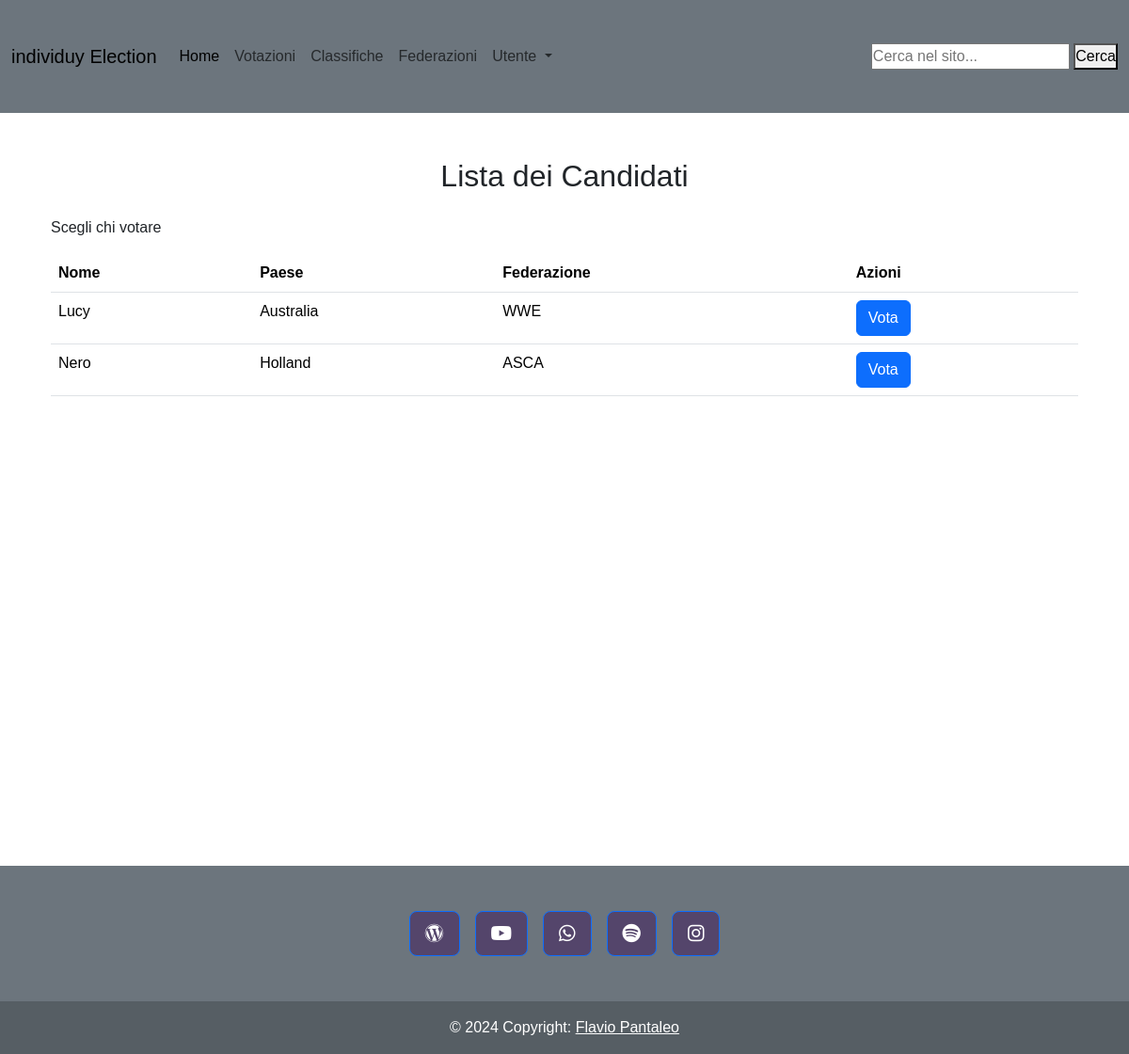
The page /index.php?page=lista_candidati&id_ranking=16&id_cat=6 on the database its author committed.
### tables this page shows
CREATE TABLE `wrestlers` (
  `id_wrestler` int(11) NOT NULL,
  `name` varchar(200) DEFAULT NULL,
  `country` varchar(200) DEFAULT NULL,
  `category_id` int(11) DEFAULT NULL,
  `federation_id` int(11) DEFAULT NULL,
  `is_active` tinyint(1) DEFAULT 1
);

CREATE TABLE `federations` (
  `id_federation` int(11) NOT NULL,
  `name` varchar(200) DEFAULT NULL,
  `description` text DEFAULT NULL
);

### app/Controllers/WrestlerController.php (called while the page is built, shortened)
<?php
class WrestlerController {
    private $wrestlerDAO;
    public function __construct() {
        $this->wrestlerDAO = new WrestlerDAO();
    }
    public function getAllWrestlersPerCategory($categoryId, $order = 'name') {
        return $this->wrestlerDAO->getAllWrestlersPerCategory($categoryId, $order);
    }
}

### app/Core/DB.php (called while the page is built, shortened)
<?php
class DB {
    protected function connect (){
        try {
            $localHost = $_ENV['DB_HOST'];
            $dbname = $_ENV['DB_NAME'];
            $user = $_ENV['DB_USER'];
            $pass = $_ENV['DB_PASS'];
            $conn = new PDO("mysql:host=".$localHost.";dbname=".$dbname.";",$user, $pass);
            return $conn;
        } catch (PDOException $e) {
            echo $e->getMessage() . "<br> Database Connection Error";
            die();
        }
    }
}
?>

### app/DAO/WrestlerDAO.php (called while the page is built, shortened)
<?php
class WrestlerDAO extends DB {
    public function getAllWrestlersPerCategory($categoryId) {
        $sql = "SELECT w.id_wrestler, w.name, w.country, w.federation_id, f.name AS federation
                FROM wrestlers w
                LEFT JOIN federations f ON w.federation_id = f.id_federation
                WHERE w.category_id = ?";
        $stmt = $this->connect()->prepare($sql);
        $stmt->execute([$categoryId]);
        return $stmt->fetchAll(PDO::FETCH_ASSOC);
    }
}

### app/Controllers/FederationController.php (called while the page is built, shortened)
<?php
class FederationController {
    private $federationDAO;
    public function __construct() {
        $this->federationDAO = new FederationDAO();
    }
    public function getFederationPerId($id) {
        return $this->federationDAO->getFederationPerId($id);
    }
}

### app/DAO/FederationDAO.php (called while the page is built, shortened)
<?php
class FederationDAO extends DB {
    public function getFederationPerId($id) {
        try {
            $stmt = $this->connect()->prepare("SELECT * FROM federations WHERE id_federation = ?");
            $stmt->execute([$id]);
            $federationDB = $stmt->fetch(PDO::FETCH_ASSOC);
            if ($federationDB) {
                return new Federation(
                    $federationDB['id_federation'],
                    $federationDB['name'],
                    $federationDB['description']
                );
            }
            return null;
        } catch (PDOException $e) {
            error_log("PDOException in getFederationPerId: " . $e->getMessage());
            return null;
        }
    }
}

### app/Models/Federation.php (called while the page is built, shortened)
<?php
class Federation {
    public function __construct($id, $name, $description) {
        $this->name = $name;
    }
}
?>

### resources/Views/votazioni/single_wrestler/lista_candidati.php (the view, shortened to what this page needs)
<?php
    $id_cat = isset($_GET['id_cat']) ? $_GET['id_cat'] : null;
    if (isset($_GET['id_ranking'])) {
        $rankingDetails = $rankingController->getRankingPerId($_GET['id_ranking']);
        $includeInactive = $rankingDetails ? $rankingDetails->includeInactive : false;
    }
    if ($id_cat == '') {
        if (isset($_GET['id_ranking'])) {
            $listWrestlers = $wrestlerController->getAllWrestlers($includeInactive);
        } else {
            $listWrestlers = $wrestlerController->getAllWrestlers();
        }
    } else {
        $listWrestlers = $wrestlerController->getAllWrestlersPerCategory($id_cat);
    }
?>
<main class="container">
    <div class="container py-5">
        <h2 class="text-center mb-4">Lista dei Candidati</h2>
        <p>Scegli chi votare</p>
        <table id="candidatesTable" class="table">
            <thead>
                <tr>
                    <th onclick="sortTable(0, this)">Nome <i class="fa-solid" id="icon-name"></i></th>
                    <th onclick="sortTable(1, this)">Paese <i class="fa-solid" id="icon-country"></i></th>
                    <th onclick="sortTable(2, this)">Federazione <i class="fa-solid" id="icon-federation"></i></th>
                    <th class="">Azioni</th>
                </tr>
            </thead>
            <tbody>
                <?php foreach($listWrestlers as $candidate): ?>
                    <tr>
                        <td><?php echo $candidate['name'] ?? 'Nome non disponibile'; ?></td>
                        <td><?php echo $candidate['country'] ?? 'Paese non disponibile'; ?></td>
                        <td>
                            <?php
                                $federation = $federationController->getFederationPerId($candidate['federation_id']);
                                echo ($federation ? $federation->name : 'Federazione non disponibile');
                            ?>
                        </td>
                        <?php if(isset($_GET['id_ranking'])): ?>
                            <td>
                                <a href="index.php?page=vota_wrestler&id_wrestler=<?php echo $candidate['id_wrestler']; ?>&id_ranking=<?php echo $_GET['id_ranking']; ?>" class="btn btn-primary">Vota</a>
                            </td>
                        <?php else : ?>
                            <td>
                                <a href="index.php?page=votazione_dettaglio_wrestler" class="btn btn-primary">Vai alle votazioni</a>
                            </td>
                        <?php endif; ?>
                    </tr>
                <?php endforeach; ?>
            </tbody>
        </table>
    </div>
</main>

### rows shown on the page
wrestlers: name "Lucy", country "Australia", federation.name "WWE"
wrestlers: name "Nero", country "Holland", federation.name "ASCA"
